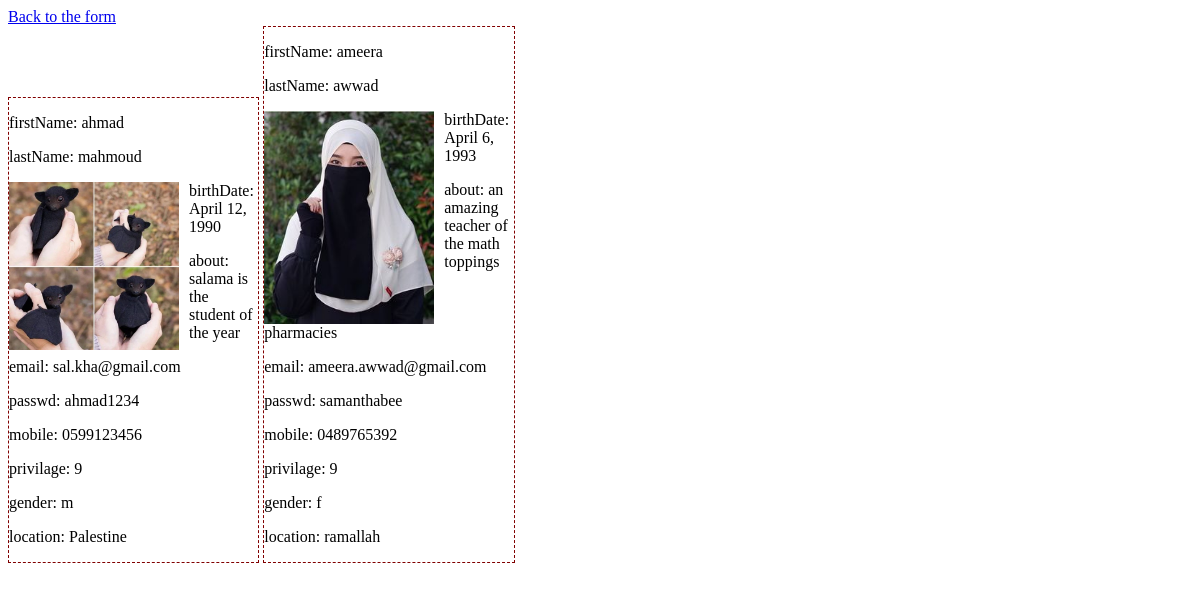
The page /success on the database as committed earlier.
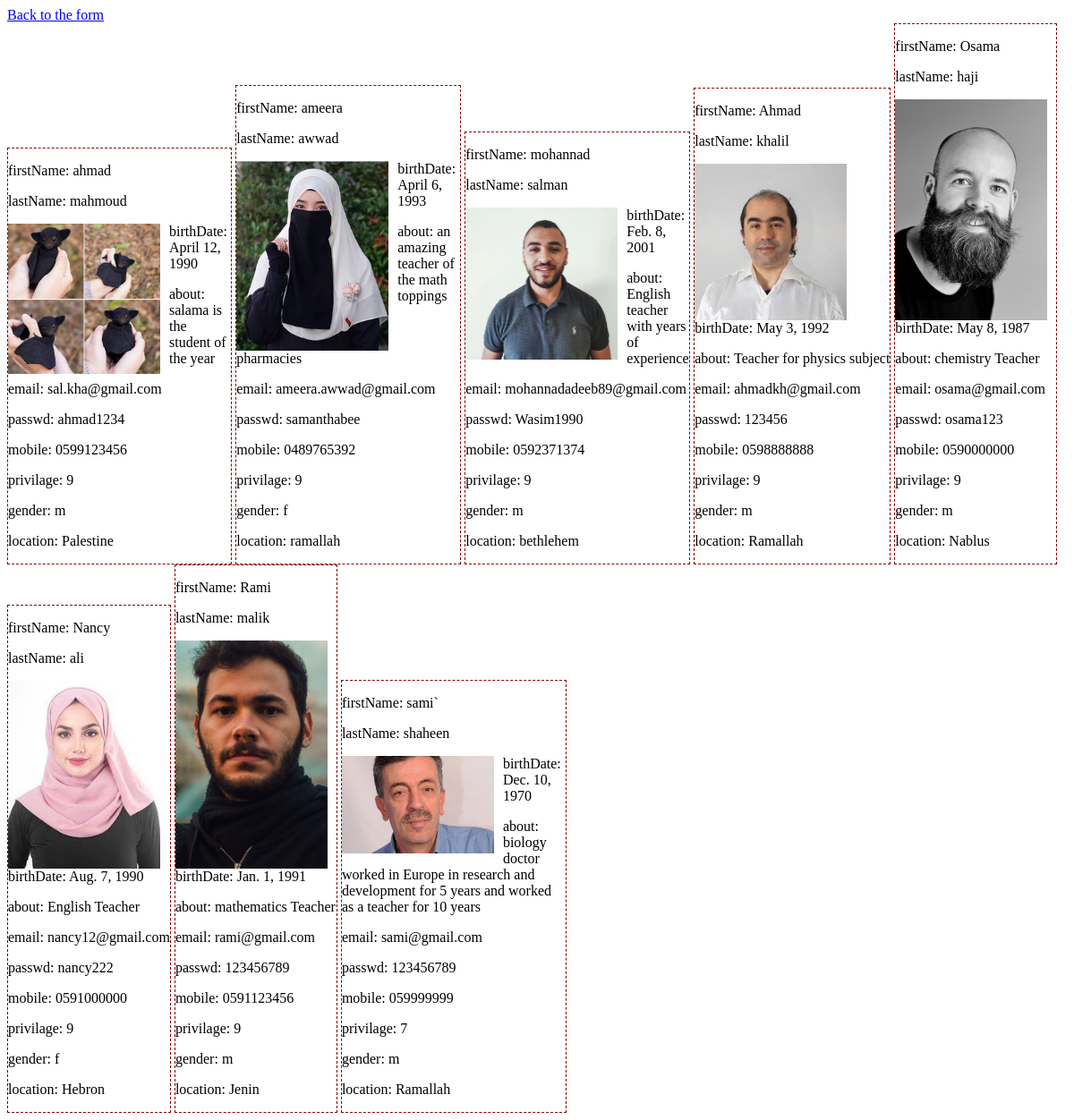
The same page on the database as committed later.
### loginAuth/models.py (models this page shows)
class User(models.Model):
    firstName = models.CharField(max_length=255)
    lastName = models.CharField(max_length=255)
    about = models.TextField()
    email = models.CharField(max_length=255)
    birthDate = models.DateField()
    passwd = models.CharField(max_length=255)
    createdAt = models.DateTimeField(auto_now_add=True)
    updatedAt = models.DateTimeField(auto_now=True)
    mobile=models.CharField(max_length=15)#0598135  213  21
    statusChoices=(('active', 'active'),('deleted','deleted'),('inactive','inactive'),('Suspended','Suspended'))
    status = models.CharField(max_length=25, default='active', choices = statusChoices)#active by default, can be deleted
    courseChoices=(('physics', 'physics'),('chemistry','chemistry'),('english','english'),('mathematics','mathematics'),('arabic','arabic'),('biology','biology'),('art','art'),('music','music'),('history','history'))
    course = models.CharField(max_length=25, choices = courseChoices)
    privilageChoices=((9, 9),(8,8),(7,7),(1,1),(0,0))
    privilage = models.IntegerField(default=9, choices = privilageChoices)#needs revision
    genderChoices=(('m', 'm'),('f','f'))
    gender = models.CharField(max_length=2, choices = genderChoices)#maleorfemale
    cv = models.FileField(upload_to='uploads/%Y%m%d', max_length=254,null=True)#pdf files nullable
    img = models.ImageField(upload_to='images/',null=True)#image of teacher nullable
    raters=models.IntegerField(null=True)
    rate=models.FloatField(null=True)
    location = models.CharField(max_length=35,null=True)

### loginAuth/views.py (the view)
# urls.py: path('success', success, name = 'success'),
def success(request):
    if request.method == 'GET':
        users=User.objects.all()
        return render(request, 'show.html',
                     {'allUsers' : users})

### loginAuth/templates/show.html (shortened to what this page needs)
<!DOCTYPE html>
<html lang="en">
<head>
</head>
<body>
    <a href="form">Back to the form</a><br>
    {%for user in allUsers%}
    <div class="teacher">
    <p>firstName: {{user.firstName}}</p>
    <p>lastName: {{user.lastName}}</p>
    <p><img src="{{ user.img.url }}" style="width: 170px; float: left; margin-right: 10px;" /></p>
    <p>birthDate: {{user.birthDate}}</p>
    <p>about: {{user.about}}</p>
    <p>email: {{user.email}}</p>
    <p>passwd: {{user.passwd}}</p>
    <p>mobile: {{user.mobile}}</p>
    <p>privilage: {{user.privilage}}</p>
    <p>gender: {{user.gender}}</p>
    <p>location:  {{user.location}}</p>
    </div>
    {%endfor%}
</body>
</html>

Rows that differ between the two databases and show on the page:
added User: firstName "mohannad", lastName "salman", img (picture), birthDate "Feb. 8, 2001", about "English teacher with years of experience", email "mohannadadeeb89@gmail.com", passwd "Wasim1990", mobile "0592371374", privilage "9", gender "m", location "bethlehem"
added User: firstName "Ahmad", lastName "khalil", img (picture), birthDate "May 3, 1992", about "Teacher for physics subject", email "ahmadkh@gmail.com", passwd "123456", mobile "0598888888", privilage "9", gender "m", location "Ramallah"
added User: firstName "Osama", lastName "haji", img (picture), birthDate "May 8, 1987", about "chemistry Teacher", email "osama@gmail.com", passwd "osama123", mobile "0590000000", privilage "9", gender "m", location "Nablus"
added User: firstName "Nancy", lastName "ali", img (picture), birthDate "Aug. 7, 1990", about "English Teacher", email "nancy12@gmail.com", passwd "nancy222", mobile "0591000000", privilage "9", gender "f", location "Hebron"
added User: firstName "Rami", lastName "malik", img (picture), birthDate "Jan. 1, 1991", about "mathematics Teacher", email "rami@gmail.com", passwd "123456789", mobile "0591123456", privilage "9", gender "m", location "Jenin"
added User: firstName "sami`", lastName "shaheen", img (picture), birthDate "Dec. 10, 1970", about "biology doctor worked in Europe in research and development for 5 years and worked as a teacher for 10 years", email "sami@gmail.com", passwd "123456789", mobile "059999999", privilage "7", gender "m", location "Ramallah"
